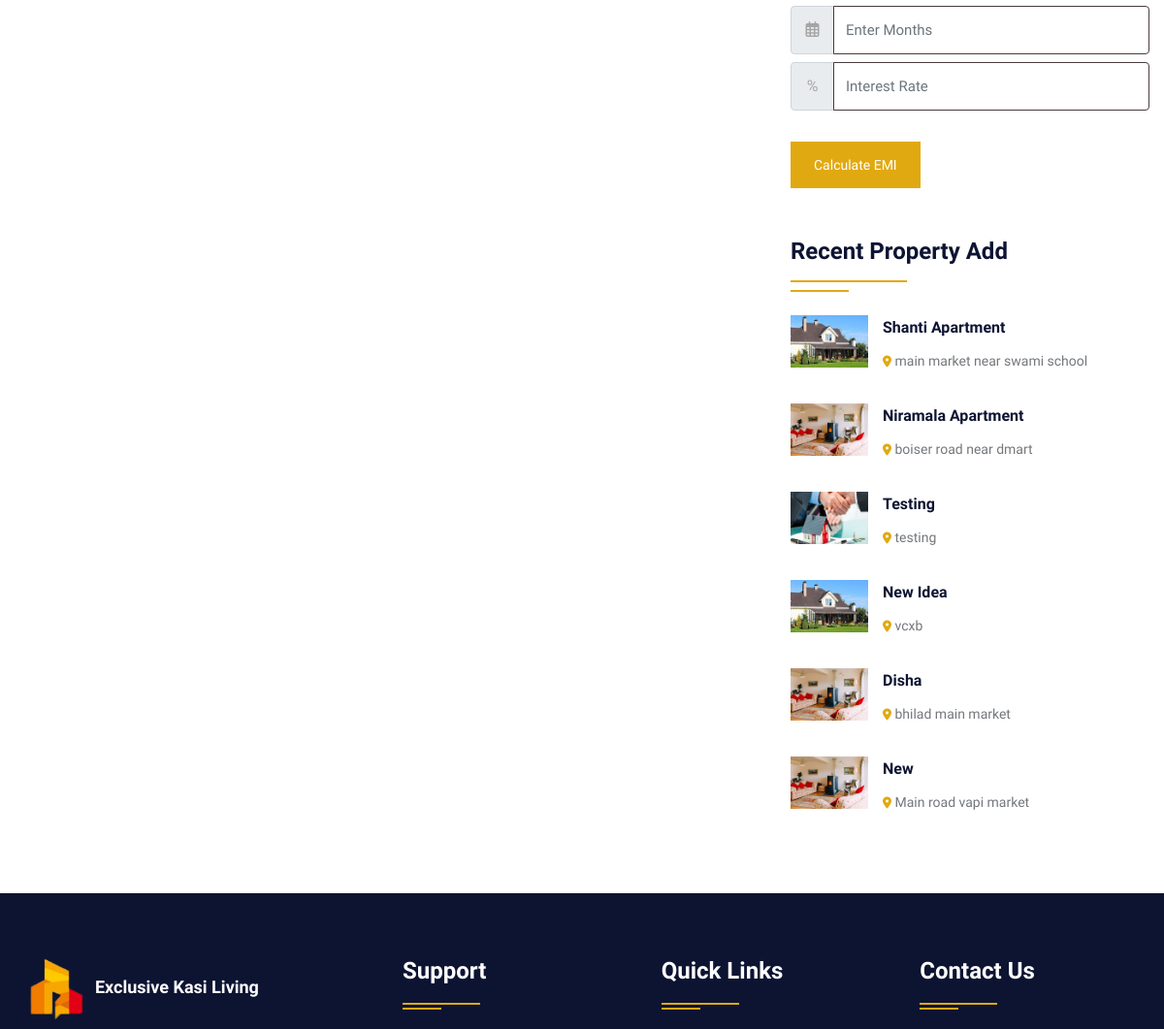
Page /stateproperty.php (middle part) on the earlier database version.
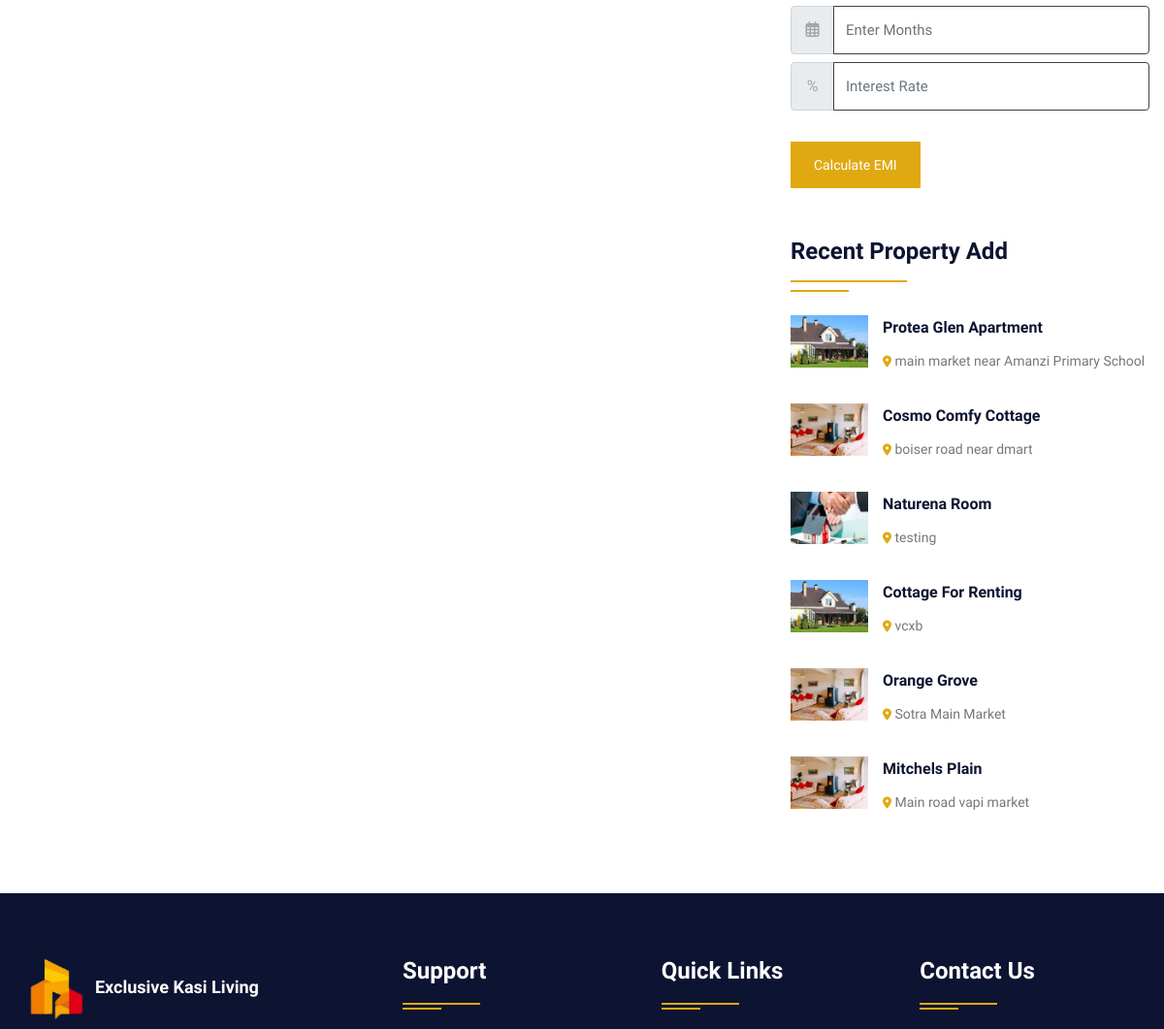
Same page on the later database version.
### tables this page shows
CREATE TABLE `property` (
  `pid` int(50) NOT NULL,
  `title` varchar(200) NOT NULL,
  `pcontent` longtext NOT NULL,
  `type` varchar(100) NOT NULL,
  `bhk` varchar(50) NOT NULL,
  `stype` varchar(100) NOT NULL,
  `bedroom` int(50) NOT NULL,
  `bathroom` int(50) NOT NULL,
  `balcony` int(50) NOT NULL,
  `kitchen` int(50) NOT NULL,
  `hall` int(50) NOT NULL,
  `floor` varchar(50) NOT NULL,
  `size` int(50) NOT NULL,
  `price` int(50) NOT NULL,
  `location` varchar(200) NOT NULL,
  `city` varchar(100) NOT NULL,
  `state` varchar(100) NOT NULL,
  `feature` longtext NOT NULL,
  `pimage` varchar(300) NOT NULL,
  `pimage1` varchar(300) NOT NULL,
  `pimage2` varchar(300) NOT NULL,
  `pimage3` varchar(300) NOT NULL,
  `pimage4` varchar(300) NOT NULL,
  `uid` int(50) NOT NULL,
  `status` varchar(50) NOT NULL,
  `mapimage` varchar(300) NOT NULL,
  `topmapimage` varchar(300) NOT NULL,
  `groundmapimage` varchar(300) NOT NULL,
  `totalfloor` varchar(50) NOT NULL,
  `date` datetime NOT NULL DEFAULT current_timestamp()
);

### stateproperty.php (the view, shortened to what this page needs)
<!DOCTYPE html>
<html lang="en">
<head>
<link rel="stylesheet" href="https://cdnjs.cloudflare.com/ajax/libs/font-awesome/6.0.0-beta2/css/all.min.css" />
<link rel="stylesheet" type="text/css" href="css/bootstrap.min.css">
<link rel="stylesheet" type="text/css" href="css/bootstrap-slider.css">
<link rel="stylesheet" type="text/css" href="css/jquery-ui.css">
<link rel="stylesheet" type="text/css" href="css/layerslider.css">
<link rel="stylesheet" type="text/css" href="css/color.css" id="color-change">
<link rel="stylesheet" type="text/css" href="css/owl.carousel.min.css">
<link rel="stylesheet" type="text/css" href="css/font-awesome.min.css">
<link rel="stylesheet" type="text/css" href="fonts/flaticon/flaticon.css">
<link rel="stylesheet" type="text/css" href="css/style.css">
</head>
<body>
<div id="page-wrapper">
    <div class="row">
		<?php include("include/header.php");?>
        <div class="full-row">
            <div class="container">
                <div class="row">
					<div class="col-lg-8">
                    </div>
                    <div class="col-lg-4">
                        <div class="sidebar-widget">
						<form class="d-inline-block w-100" action="calc.php" method="post">
                            <div class="input-group mb-2 mr-sm-2">
                                <div class="input-group-prepend">
                                    <div class="input-group-text"><i class="far fa-calendar-alt"></i></div>
                                </div>
                                <input type="text" class="form-control" name="month" placeholder="Enter Months">
                            </div>
                            <div class="input-group mb-2 mr-sm-2">
                                <div class="input-group-prepend">
                                    <div class="input-group-text">%</div>
                                </div>
                                <input type="text" class="form-control" name="interest" placeholder="Interest Rate">
                            </div>
                            <button type="submit" value="submit" name="calc" class="btn btn-primary mt-4">Calculate EMI</button>
                        </form>
                        </div>
                        <div class="sidebar-widget mt-5">
                            <h4 class="double-down-line-left text-secondary position-relative pb-4 mb-4">Recent Property Add</h4>
                            <ul class="property_list_widget">
								<?php
								$query=mysqli_query($con,"SELECT * FROM `property` ORDER BY date DESC LIMIT 6");
										while($row=mysqli_fetch_array($query))
										{
								?>
                                <li> <img src="admin/property/<?php echo $row['18'];?>" alt="pimage" style="width: 80px; height: 53.33px; object-fit: cover;">
                                    <h6 class="text-secondary hover-text-primary text-capitalize"><a href="propertydetail.php?pid=<?php echo $row['0'];?>"><?php echo $row['1'];?></a></h6>
                                    <span class="font-14"><i class="fas fa-map-marker-alt icon-primary icon-small"></i> <?php echo $row['14'];?></span>
                                </li>
                                <?php } ?>
                            </ul>
                        </div>
                    </div>
                </div>
            </div>
        </div>
		<?php include("include/footer.php");?>
    </div>
</div>
</body>
</html>

### include/header.php (shortened to what this page needs)
<html lang="en" dir="ltr">
  <head>
    <link  rel="stylesheet" href="https://cdnjs.cloudflare.com/ajax/libs/animate.css/4.1.1/animate.min.css"/>
    <link rel="stylesheet" href="https://cdnjs.cloudflare.com/ajax/libs/font-awesome/6.0.0-beta2/css/all.min.css" />
  </head>
</html>

### include/footer.php (shortened to what this page needs)
<footer class="full-row bg-secondary p-0">
            <div class="container">
                <div  class="row">
                    <div class="col-lg-12">
                        <div class="divider py-40">
                            <div class="row">
                                <div class="col-md-12 col-lg-4">
                                    <div class="footer-widget mb-4">
                                        <div class="footer-logo mb-4"> <a href="#"><img class="logo-bottom" src="img_new/logo.png" alt="image" style="height: 78px;"></a><b style="color:white; font-size:large;">Exclusive Kasi Living</b> </div>
                                        </div>
                                </div>
                                <div class="col-md-12 col-lg-8">
                                    <div class="row">
                                        <div class="col-md-4 col-lg-4">
                                            <div class="footer-widget footer-nav mb-4">
                                                <h4 class="widget-title text-white double-down-line-left position-relative">Support</h4>
                                            </div>
                                        </div>
                                        <div class="col-md-4 col-lg-4">
                                            <div class="footer-widget footer-nav mb-4">
                                                <h4 class="widget-title text-white double-down-line-left position-relative">Quick Links</h4>
                                            </div>
                                        </div>
                                        <div class="col-md-4 col-lg-4">
                                            <div class="footer-widget">
                                                <h4 class="widget-title text-white double-down-line-left position-relative">Contact Us</h4>
                                            </div>
                                        </div>
                                    </div>
                                </div>
                            </div>
                        </div>
                    </div>
                </div>
            </div>
        </footer>

### css/color.css (style rules this page uses)
:root { --theme-ordinary-color: #74777b; }
:root { --theme-primary-color: #e1a911; }
:root { --theme-secondary-color: #0d1432; }
:root { --theme-white-color: #fff; }
:root { --theme-light-color: #f8f8f8; }
:root { --theme-gray-color: #f5f5f5; }
:root { --theme-footer-color: #091b4b; }
:root { --theme-dark-color: #091b4b; }
:root { --text-light-color: #a3a7af; }
:root { --theme-primary-opacity-color: rgba(11, 191, 141, .8); }
:root { --theme-secondary-opacity-color: rgba(13,20,50,0.7); }
:root { --theme-white-opacity-color: rgba(255, 255, 255, 0.3); }
:root { --theme-dark-opacity-color: rgba(0, 0, 0, 0.5); }
:root { --theme-ordinary-font: 'Muli', sans-serif; }
:root { --theme-highlight-font: 'Comfortaa', cursive; }

Differences in the rows shown:
changed property: title "Shanti Apartment" → "Protea Glen Apartment"; location "main market near swami school" → "main market near Amanzi Primary School"
changed property "boiser road near dmart": title "Niramala Apartment" → "Cosmo Comfy Cottage"
changed property "testing": title "Testing" → "Naturena Room"
changed property "vcxb": title "New Idea" → "Cottage For Renting"
changed property: title "Disha" → "Orange Grove"; location "bhilad main market" → "Sotra Main Market"
changed property "Main road vapi market": title "New" → "Mitchels Plain"
